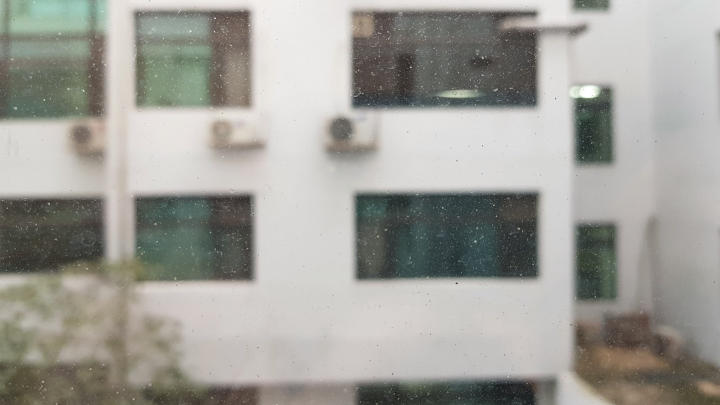
%> input picture MATLAB/DustDetection/실제창문사진들/실제창문_더러움1_a.jpg, 1440 x 810 px (shown at 1/2 size)
$ octave main_6_analyze_image.m   (GNU Octave 9; MATLAB toolbox functions it lacks are replaced by stand-ins)
%> lines starting %> are read from the running program, lines starting %| are printed output that depends on the picture
%% 국룰
clc;
clear all;

%% 파라미터 설정

target_hor = 1280;
target_ver = 720;

grid_length = 40;

verseg = target_ver/grid_length;
horseg = target_hor/grid_length;

%% 메인

dust = DustDetection_v3_2;
A = imread("실제창문사진들\실제창문_더러움1_a.jpg");
%> A is the input picture: size 810x1440x3 uint8; mean R, G, B 159.3, 158.4, 152.1
A = imresize(A,[720,1280]);
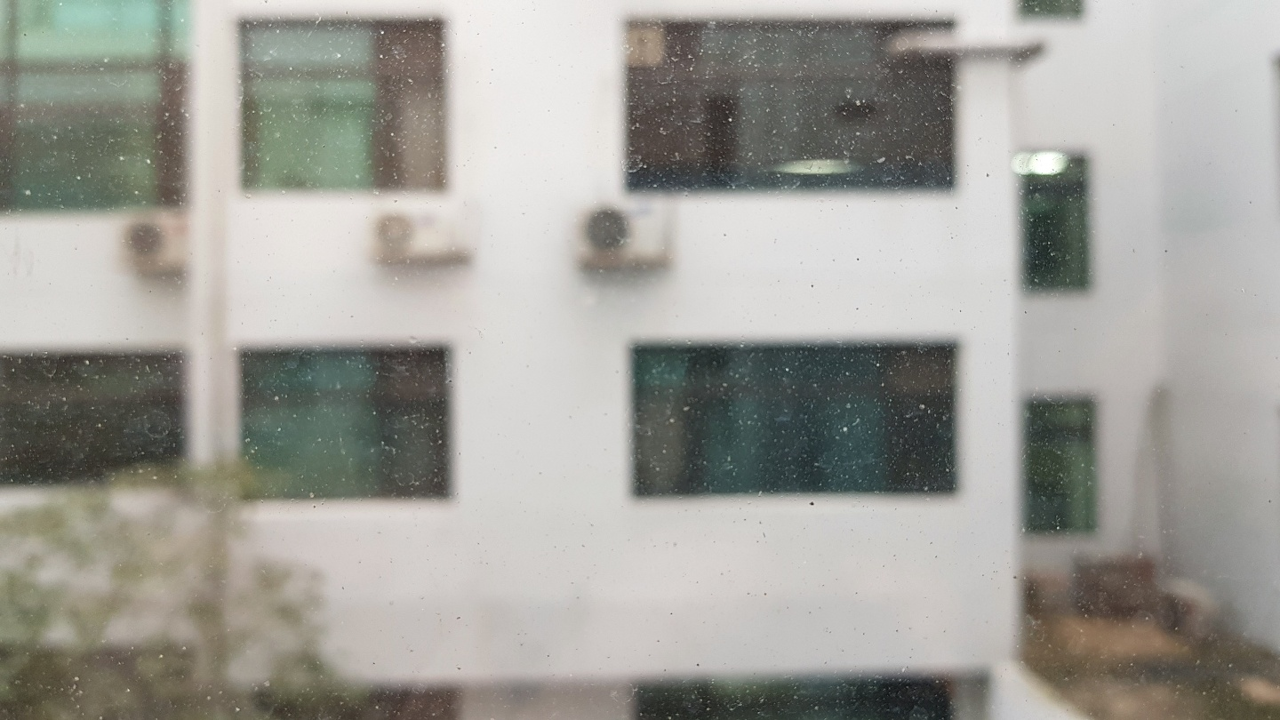
%> A: size 720x1280x3 uint8; mean R, G, B 159.3, 158.4, 152.1

%A_denoised = imnlmfilt(A,'DegreeOfSmoothing',10,'ComparisonWindowSize',7);
A_denoised = A;
%figure(1);
%imshow(A_denoised);
figure(1)
imshow(A_denoised);

medi_size = 5;
[A_merged, A_medi, A_gray] = dust.seperate_dust(A_denoised,medi_size);
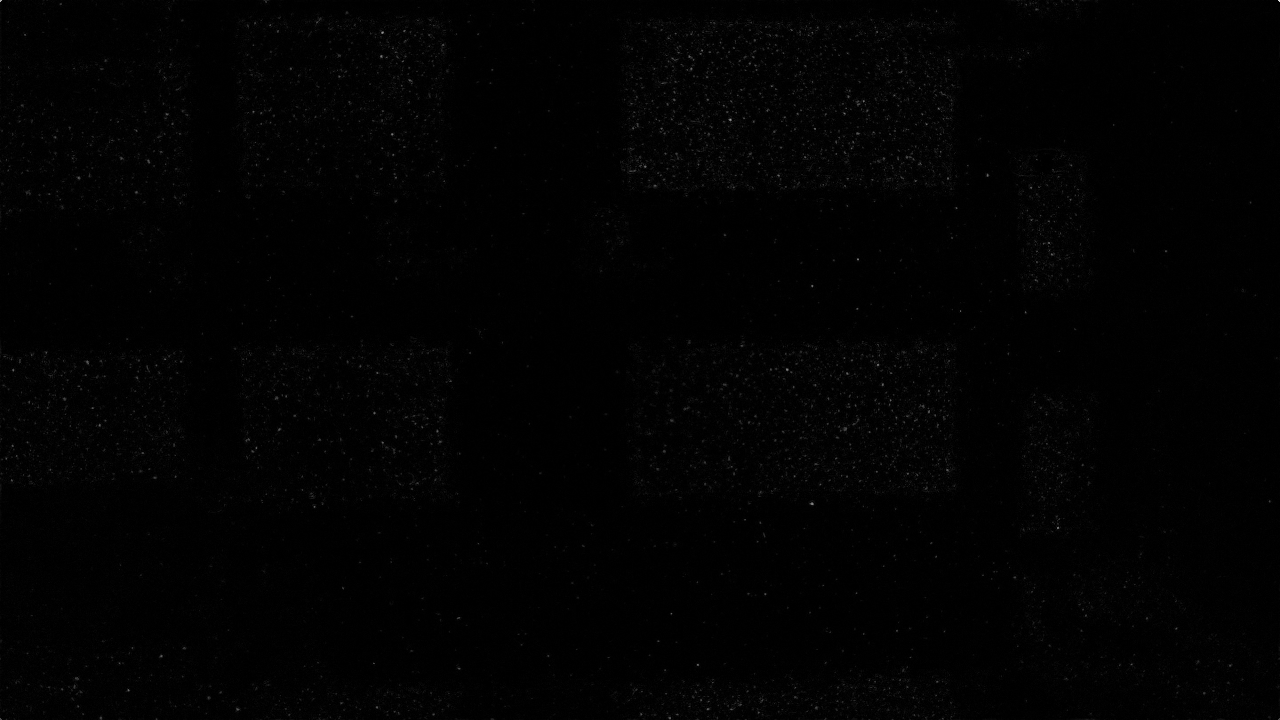
%> A_merged: size 720x1280 uint8; min 0, max 222, mean 2
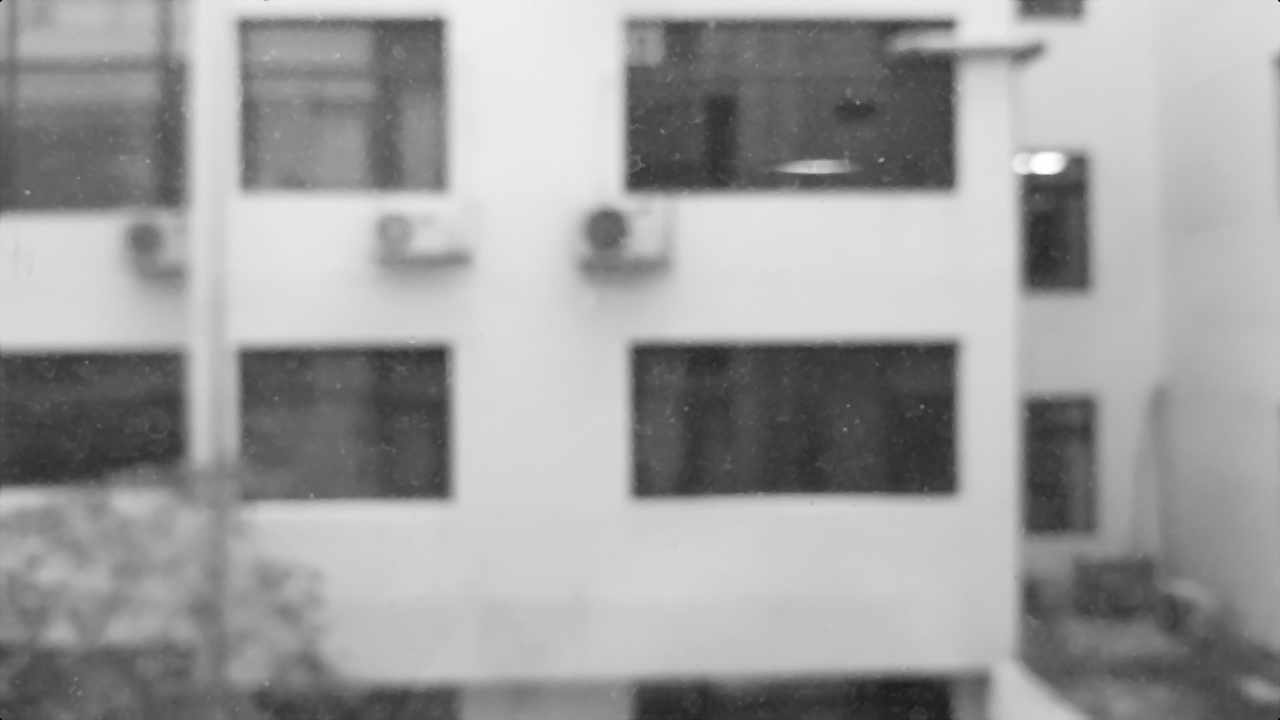
%> A_medi: size 720x1280 uint8; min 0, max 255, mean 157.6

diff = 6;
%> (the run ends here)

$ run again, with MATLAB/DustDetection/실제창문사진들/실제창문_더러움2.jpg copied over MATLAB/DustDetection/실제창문사진들/실제창문_더러움1_a.jpg
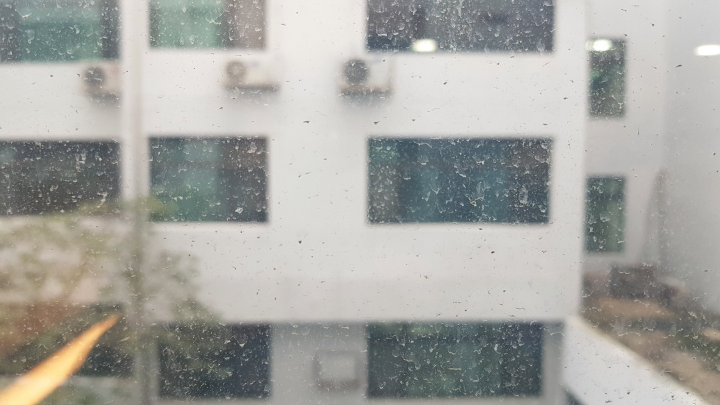
%> input picture MATLAB/DustDetection/실제창문사진들/실제창문_더러움2.jpg, 1440 x 810 px (shown at 1/2 size)
%> A is the input picture: size 810x1440x3 uint8; mean R, G, B 165.1, 165.2, 160.5
%> A: size 720x1280x3 uint8
%> `[A_merged, A_medi, A_gray] = dust.seperate_dust(A_denoised,medi_size);`:
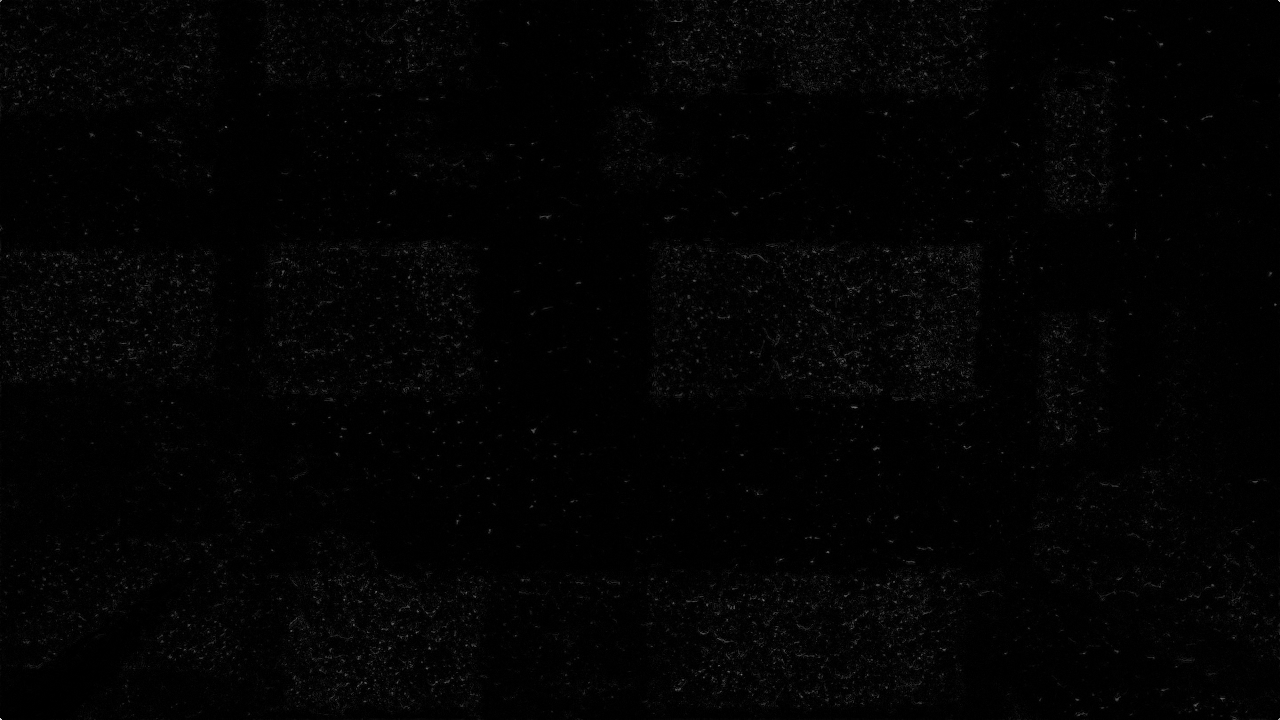
%> A_merged: size 720x1280 uint8; min 0, max 223, mean 3
%> `[A_merged, A_medi, A_gray] = dust.seperate_dust(A_denoised,medi_size);`:
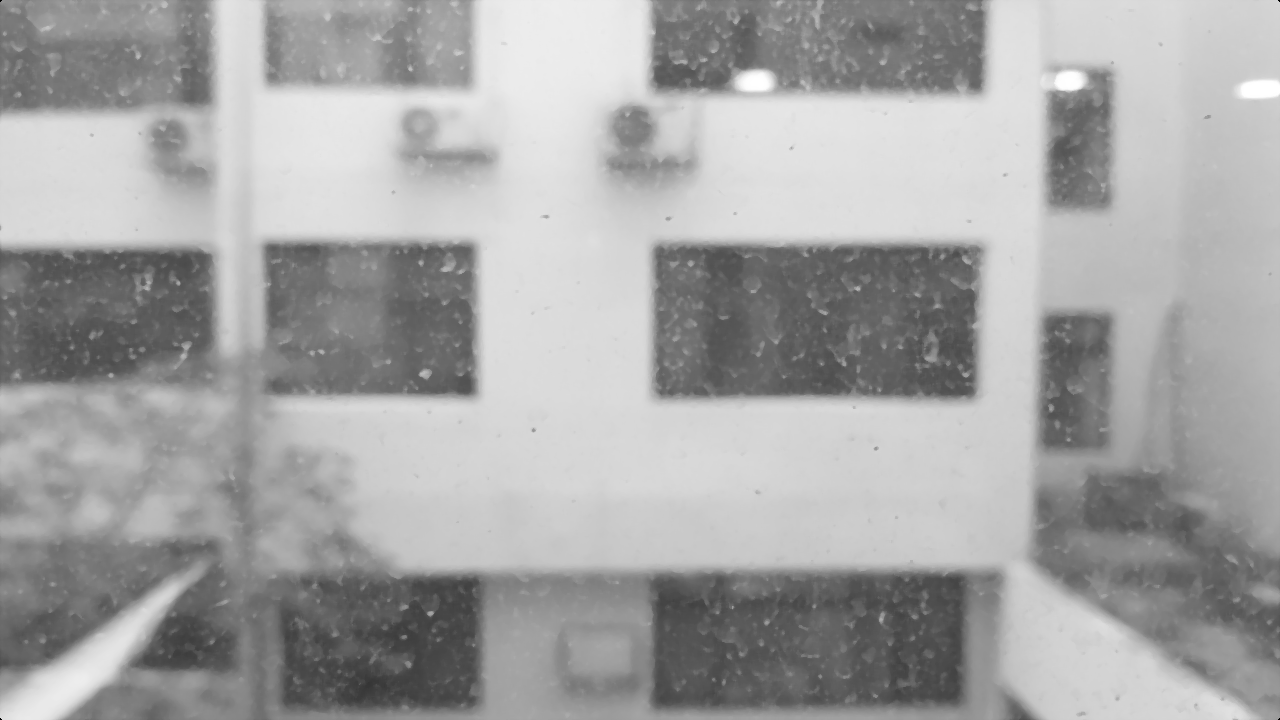
%> A_medi: size 720x1280 uint8; min 0, max 255, mean 164.1

$ run again, with MATLAB/DustDetection/실제창문사진들/실제창문_더러움3.jpg copied over MATLAB/DustDetection/실제창문사진들/실제창문_더러움1_a.jpg
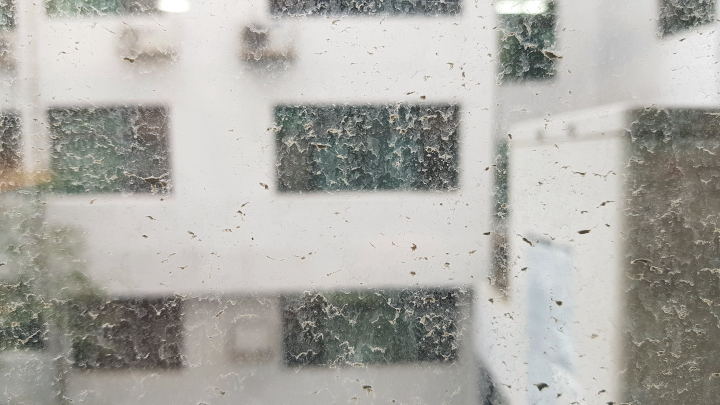
%> input picture MATLAB/DustDetection/실제창문사진들/실제창문_더러움3.jpg, 1440 x 810 px (shown at 1/2 size)
%> A is the input picture: size 810x1440x3 uint8; mean R, G, B 172.3, 171.3, 165.9
%> `A = imresize(A,[720,1280]);`:
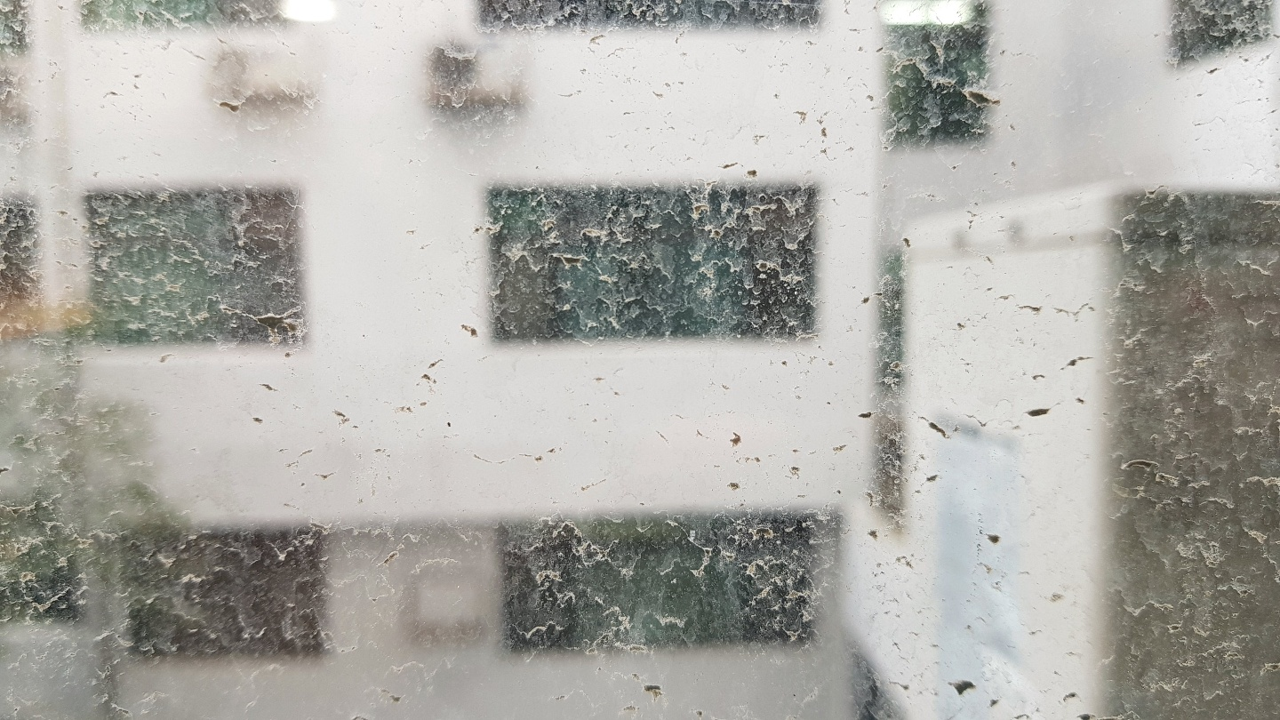
%> A: size 720x1280x3 uint8; mean R, G, B 172.3, 171.3, 165.9
%> `[A_merged, A_medi, A_gray] = dust.seperate_dust(A_denoised,medi_size);`:
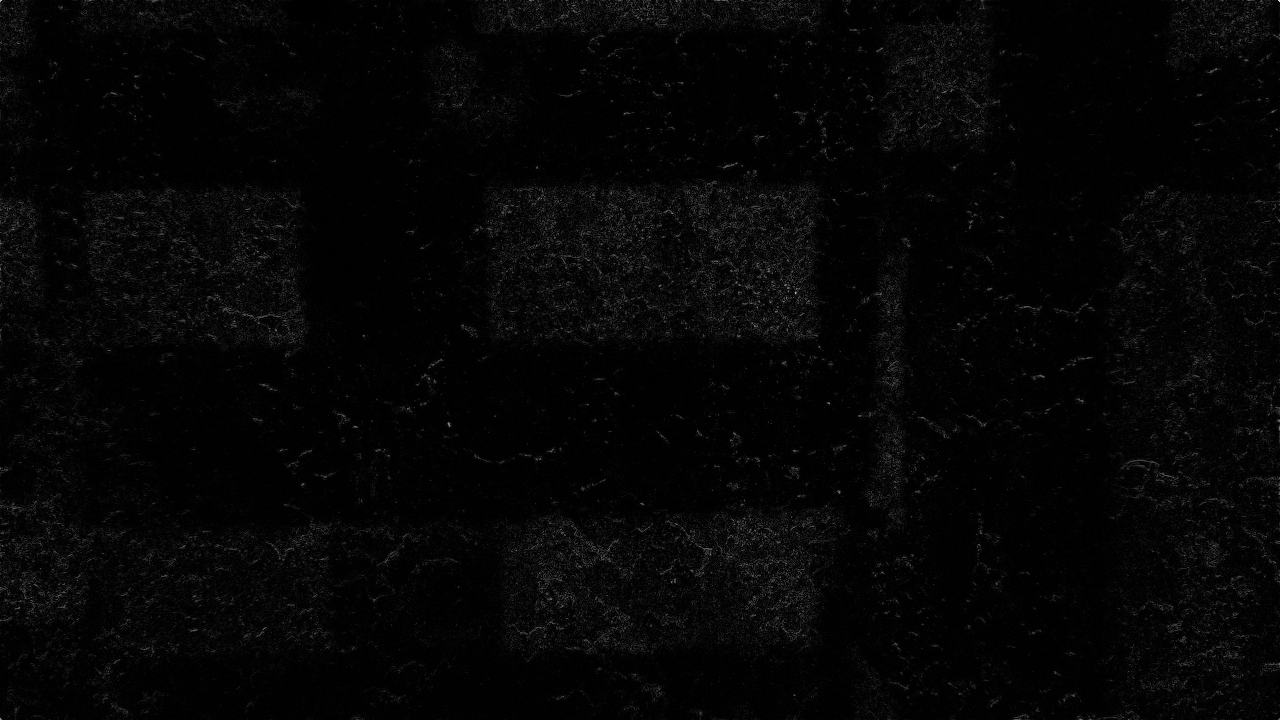
%> A_merged: size 720x1280 uint8; min 0, max 214, mean 5.3
